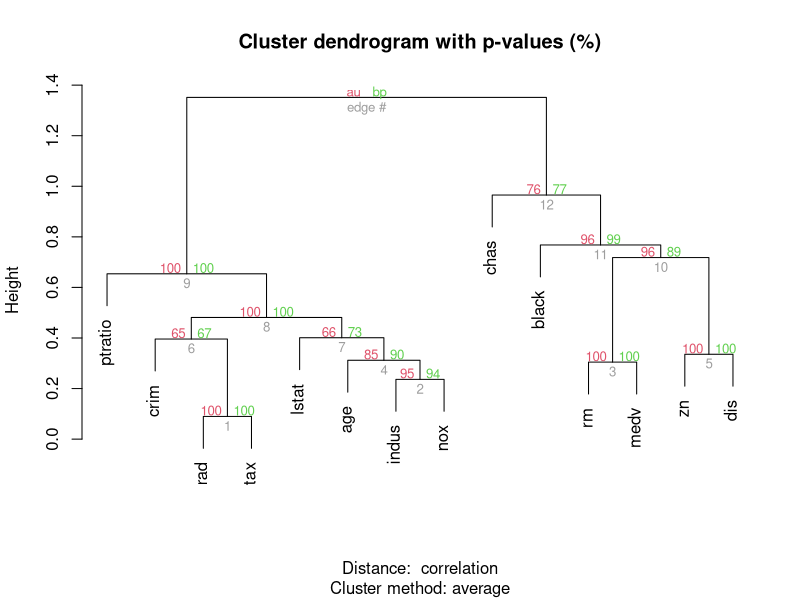

Recreate this plot in R. (Note: this script raises an error after producing the figure.)
## ---- chunk 1
library(markdown)

library(knitr)
knitr::opts_chunk$set(
    error = FALSE,
    tidy  = FALSE,
    message = FALSE,
    fig.align = "center",
    fig.width = 5,
    fig.height = 5)
options(markdown.HTML.stylesheet = "custom.css")

options(width = 100)
## ---- chunk 2
library(MASS)
library(pvclust)
data(Boston)
boston.pv <- pvclust(Boston, nboot=100)
plot(boston.pv)
## ---- chunk 3
Boston_scaled = apply(Boston, 2, scale)
Heatmap(Boston_scaled, cluster_columns = boston.pv$hclust, heatmap_legend_title = "Boston")
